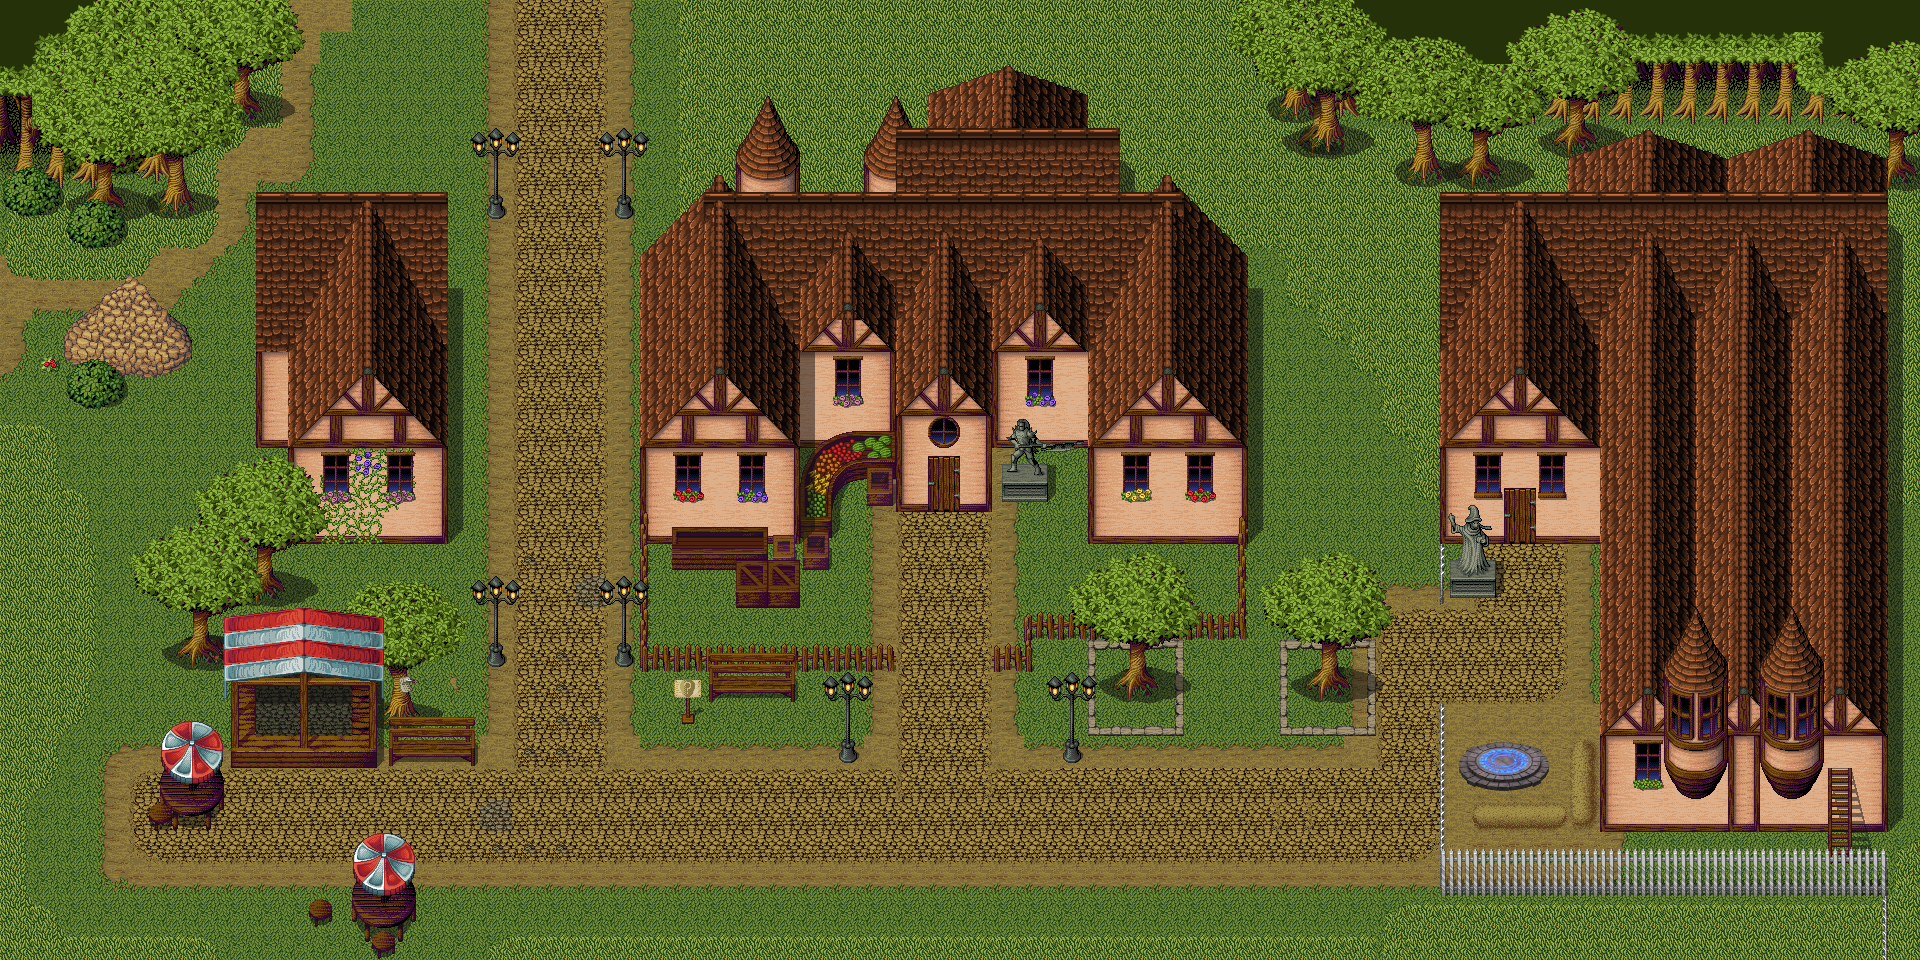

Below is a game level as drawn by its tile map, then a one-line description and the .tmx that defines it (tile-layer data replaced by summaries):
An orthogonal 60x30 tile map with 32x32 px tiles, 4 tile layers (notice, book, backgroundUnderTele, backgroundTeleporter), 1 hidden layer not drawn, 4 tilesets, 2 image layers and 3 objects (homework, quisnasium, some place).

<map version="1.4" tiledversion="1.4.3" orientation="orthogonal" renderorder="right-down" compressionlevel="0" width="60" height="30" tilewidth="32" tileheight="32" infinite="0" nextlayerid="10" nextobjectid="4">
 <properties>
  <property name="46 23" value="theGreen.tmx 3 92" />
  <property name="47 23" value="theGreen.tmx 3 91" />
 </properties>
 <tileset firstgid="1" name="collision" tilewidth="32" tileheight="32" tilecount="2" columns="2">
  <image source="tileset/collision.png" width="64" height="32" />
 </tileset>
 <tileset firstgid="3" name="Inq XP MT- Medieval Town - Market" tilewidth="32" tileheight="32" tilecount="560" columns="16">
  <image source="tileset/Inq XP MT- Medieval Town - Market.png" trans="ff00ff" width="512" height="1120" />
 </tileset>
 <tileset firstgid="563" source="tileset/tileset file/stableMud.tsx" />
 <tileset firstgid="575" source="tileset/tileset file/teleport_128.tsx" />
 <imagelayer id="1" name="background">
  <image source="tileset/hubbackground.png" width="1920" height="960" />
 </imagelayer>
 <layer id="2" name="Collision" width="60" height="30" visible="0">
  <data>[1800 cells, 800 non-empty, 1 distinct tile ids]</data>
 </layer>
 <imagelayer id="3" name="foreground">
  <image source="tileset/hubforeground.png" width="1920" height="960" />
 </imagelayer>
 <objectgroup id="4" name="Regions" visible="0">
  <object id="1" name="homework" x="672" y="320" width="448" height="224" />
  <object id="2" name="quisnasium" x="1376" y="448" width="320" height="320">
   <ellipse />
  </object>
  <object id="3" name="some place" x="320" y="192">
   <polygon points="0,0 -320,352 192,352 320,-32" />
  </object>
 </objectgroup>
 <layer id="5" name="notice" width="60" height="30">
  <data>[1800 cells, 2 non-empty, 2 distinct tile ids]</data>
 </layer>
 <layer id="6" name="book" width="60" height="30">
  <data>[1800 cells, 1 non-empty, 1 distinct tile ids]</data>
 </layer>
 <layer id="8" name="backgroundUnderTele" width="60" height="30">
  <data>[1800 cells, 6 non-empty, 1 distinct tile ids]</data>
 </layer>
 <layer id="9" name="backgroundTeleporter" width="60" height="30">
  <data>[1800 cells, 8 non-empty, 8 distinct tile ids]</data>
 </layer>
</map>
